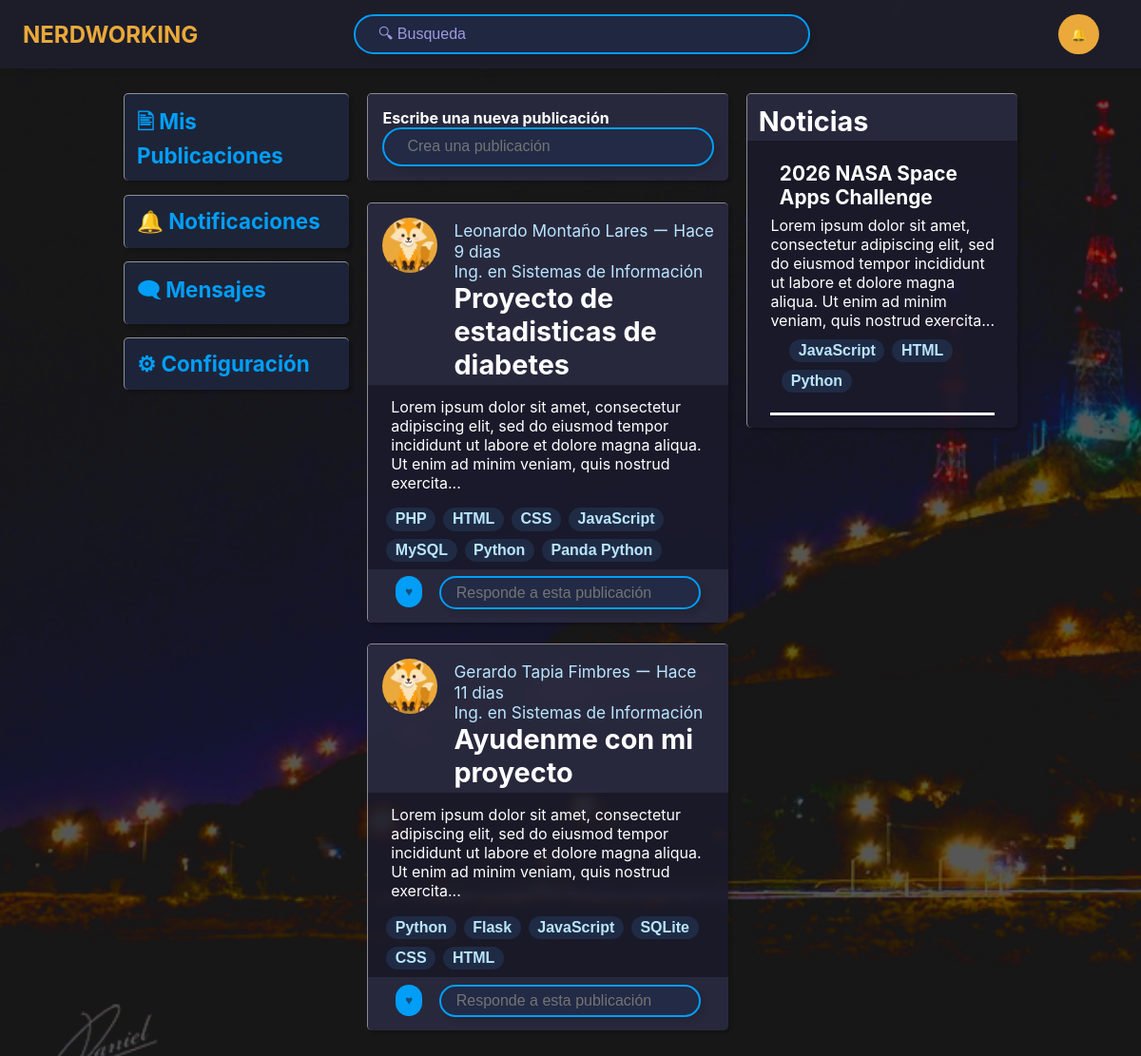
The page / on the database its author committed.
### tables this page shows
CREATE TABLE everyman(
    id INTEGER PRIMARY KEY,
    tipo TEXT CHECK(tipo IN ('Post', 'Anuncio', 'Perfil', 'Respuesta')) NOT NULL,
    titulo TEXT NOT NULL, 
    body TEXT NOT NULL,
    creator INTEGER DEFAULT NULL,
    imgfile TEXT DEFAULT NULL,
    edited INTEGER CHECK(edited IN (0, 1)) DEFAULT 0, 
    aceptable INTEGER CHECK(aceptable IN (0, 1)) DEFAULT 0,
    FOREIGN KEY (creator) REFERENCES usuario(matricula) ON DELETE CASCADE
);

CREATE TABLE usuario(
    matricula INTEGER UNIQUE NOT NULL,
    nombres TEXT NOT NULL, 
    apepaterno TEXT NOT NULL,
    apematerno TEXT DEFAULT '',
    semestre INTEGER DEFAULT 1,
    carrera TEXT NOT NULL CHECK(carrera IN ('Arquitectura', 'Ing. Agrónomo', 'Ing. Biomédica', 'Ing. Civil', 'Ing. en Ciencias Ambientales', 'Ing. en Energías Renovables', 'Ing. en Materiales', 'Ing. en Semiconductores', 'Ing. en Sistemas de Información', 'Ing. en Tecnología Electrónica', 'Ing. Industrial y de Sistemas', 'Ing. Mecatrónica', 'Ing. Metalúrgica', 'Ing. Minero', 'Ing. Químico', 'Lic. de Químico en Alimentos', 'Lic. en Administración', 'Lic. en Administración Pública', 'Lic. en Antropología', 'Lic. en Artes Escénicas', 'Lic. en Artes Plásticas', 'Lic. en Biología', 'Lic. en Ciencias de la Computación', 'Lic. en Ciencias de la Comunicación', 'Lic. en Ciencias Genómicas', 'Lic. en Ciencias Nutricionales', 'Lic. en Contaduría Pública', 'Lic. en Cultura Física y Deporte', 'Lic. en Derecho', 'Lic. en Diseño Gráfico', 'Lic. en Economía', 'Lic. en Educación', 'Lic. en Enfermería', 'Lic. en Enseñanza del Inglés', 'Lic. en Finanzas', 'Lic. en Física', 'Lic. en Física Médica', 'Lic. en Fisioterapia', 'Lic. en Geología', 'Lic. en Historia', 'Lic. en Lingüística', 'Lic. en Literaturas Hispánicas', 'Lic. en Logística', 'Lic. en Matemáticas', 'Lic. en Mercadotecnia', 'Lic. en Música', 'Lic. en Negocios y Comercio Internacionales', 'Lic. en Odontología', 'Lic. en Psicología', 'Lic. en Química', 'Lic. en Seguridad Pública', 'Lic. en Sociología', 'Lic. en Sustentabilidad', 'Lic. en Trabajo Social', 'Lic. en Turismo', 'Medicina', 'Médico Veterinario Zootecnista', 'Químico Biólogo Clínico')),
    correo TEXT AS (CONCAT('a', matricula, '@unison.mx')) STORED,
    psswrd TEXT NOT NULL,
    adminuser INTEGER CHECK(adminuser IN (0, 1)) DEFAULT 0
);

CREATE TABLE tags(
    id INTEGER PRIMARY KEY,
    term TEXT NOT NULL,
    tsuku INTEGER NOT NULL,
    FOREIGN KEY (tsuku) REFERENCES everyman(id) ON DELETE CASCADE
);

### app.py (the view)
@app.route("/")
def index():
    user, loggedin=get_user_login(session.get("matri", 0), session.get("password", ""))
    return render_template("index.html", title="NERDWORKING", user=user, loggedin=True, posts=get_posts(), news=get_noticias())

### dbconn.py (called while the page is built)
def get_db():
    conn = sqlite3.connect("nerdworking.db")
    conn.row_factory = sqlite3.Row
    return conn

def monthconversion(mes):
    m = ""
    match mes:
        case 1:
            m = "ene"
        case 2:
            m = "feb"
        case 3:
            m = "mar"
        case 4:
            m = "abr"
        case 5:
            m = "may"
        case 6:
            m = "jun"
        case 7:
            m = "jul"
        case 8:
            m = "ago"
        case 9:
            m = "sep"
        case 10:
            m = "oct"
        case 11:
            m = "nov"
        case 12:
            m = "dic"
        case _:
            m = "???"
    return m

def get_posts():
    return get_everyman("""
        SELECT p.id, p.titulo, p.body, p.creator, p.imgfile, CONCAT(u.nombres, ' ', u.apepaterno, ' ', u.apematerno), u.carrera, img.imgfile
        FROM everyman p
        LEFT JOIN usuario u ON u.matricula = p.creator
        JOIN tiempo t ON t.everyman = p.id
        JOIN everyman img ON img.creator = p.creator
        WHERE p.aceptable = 1 AND p.tipo = 'Post' AND img.tipo = 'Perfil'
        ORDER BY t.año DESC, t.mes DESC, t.dia DESC, t.hora DESC, t.min DESC, t.seg DESC;
    """, ["id", "titulo", "body", "creador", "imagen", "nombre", "carrera", "iconfile"], True, True, True)

def get_noticias():
    return get_everyman("""
        SELECT n.id, n.titulo, n.body, n.imgfile
        FROM everyman n
        JOIN tiempo t ON t.everyman = n.id
        WHERE n.tipo = 'Anuncio'
        ORDER BY t.año DESC, t.mes DESC, t.dia DESC, t.hora DESC, t.min DESC, t.seg DESC;
    """, ["id", "titulo", "body", "imagen"], True, True, True)

def get_user_login(matri, password):
    conn = get_db()
    cursor = conn.cursor()
    cursor.execute("SELECT * FROM usuario WHERE matricula = " + str(matri) + ";")
    usu = {"matricula":0, "nombres":"", "apepaterno":"", "apematerno":"", "carrera":"", "correo":"", "psswrd":""}
    if cursor.rowcount == 0:
        usu = cursor.fetchone()
    return usu, usu.get("psswrd", "") == password

### templates/index.html
{% extends "newsonright.html" %}
{% block middle %}
    {% if loggedin %}
    <div class="card">
        <div class="title newtext">Escribe una nueva publicación<br>
        <input id="newtext" class="writer" type="text" placeholder="Crea una publicación" aria-label="Search" onclick="openpostmaker()">
    </div></div>
    {% endif %}
    {% for p in posts %}
        <div class="card post" onclick="window.location.href = '/post/' + {{p.id}};">
            <div class="title"><div class="twoinone">
                <a onclick="event.stopPropagation();" href="{{url_for('userpage', id=p.creador)}}"><div {% if (p.iconfile == None) %}style="background-image: url({{url_for('static', filename='img/icon.png')}});"{% else %} style="background-image: url({{url_for('static', filename='img/p.iconfile')}});" {% endif %} class="usericon" onclick="event.stopPropagation();"></div></a>
                <div><a onclick="event.stopPropagation();" href="{{url_for('userpage', id=p.creador)}}"><div class="weaktext superweaktext">{{p.nombre}} ー {{p.tiempo}}<br>{{p.carrera}}</div></a>{{p.titulo}}</div>
            </div></div>
            <div class="bodytext">{{p.body}}</div>
            <div onclick="event.stopPropagation();"><div class="tags">
                {% for t in p.tags %}
                    <a href="{{url_for('search_tags', search=t)}}"><button>{{ t }}</button></a>
                {% endfor %}
            </div>
            {% if loggedin %}
                <div class="answer">
                    <button class="like" onclick="clicklike(this, {{user.matricula}}, {{p.id}})">♥ <div class="meinteresa">Me interesa!</div></button>
                    <input id="answer" class="writer answerwrite" onclick="openresponsemaker('{{ p.user }}')" type="text" placeholder="Responde a esta publicación" aria-label="Search">
                </div>
            {% endif %}
        </div></div>
    {% else %}
        <div class="nobodycare">Parece que no hay publicaciones...</div>
    {% endfor %}
{% endblock %}

### templates/newsonright.html
{% extends "header.html" %}
{% block posts %}
    {% block middle %}{% endblock %}
{% endblock %}
{% block news %}
    <div class="title">Noticias</div>
    {% for n in news %}
        <a href="{{url_for('noticia', id=n.id)}}"><div class="bodytext anuncio">
            <div class="title">{{ n.titulo }}</div>
            {{ n.body }}
            <div onclick="event.stopPropagation();"><div class="tags">
                {% for t in n.tags %}
                    <a href="{{url_for('search_tags', search=t)}}"><button>{{ t }}</button></a>
                {% endfor %}
            </div>
            <div class="bar"></div></div>
        </div></a>
    {% else %}
        <div class="nobodycare">Parece que no hay noticias...</div><br>
    {% endfor %}
{% endblock %}

### templates/header.html (shortened to what this page needs)
<!DOCTYPE html>
<html lang="en">
<head>
    <link rel="stylesheet" href="{{url_for('static', filename='styles.css')}}">
</head>
<body style="background-image: url({{url_for('static', filename='img/campana.png')}});">
    <header>
        <a href="{{url_for('index')}}"><div class="logo" style="justify-self: start;">NERDWORKING</div></a>
        <input id="search" class="writer" type="text" placeholder="🔍︎ Busqueda" aria-label="Search">
        <div class="buttons" id="headerbuttons">{% if loggedin %}<button id="notif">🔔︎</button>{% else %}<button id="signup">Registrate</button><button id="signin">Inicia Session</button>{% endif %}</div>
    </header>
    <div class="notheader" id="notheader">
        <div id="other" class="maincolumn other">{% if loggedin %}
                <a href="{{url_for('userpage', id=user.matricula)}}"><div class="card others"><div class="usersets">🖹 Mis Publicaciones</div></div></a>
                <div class="card others"><div class="usersets">🔔︎ Notificaciones</div></div>
                <div class="card others"><div class="usersets">🗨︎ Mensajes</div></div>
                <div class="card others"><div class="usersets">⚙︎ Configuración</div></div>
                {% endif %}
        </div>
        <div id="posts" class="maincolumn posts">
            {% block posts %}{% endblock %}
        </div>
        <div class="maincolumn anun"><div id="news" class="card">
            {% block news %}{% endblock %}
        </div></div>
    </div>
</body>
</html>

### static/styles.css (style rules this page uses)
body { margin: 0%; background-color: rgba(21, 21, 33, 1); background-size: cover; background-attachment: fixed; box-sizing: border-box; font-family: Inter, Helvetica, "sans-serif"; }
header { background-color: rgba(30, 30, 45, 0.9); padding: 1%; display: grid; grid-template-columns: 1fr 2fr 1fr; align-items: center; gap: 10%; color: rgb(192, 223, 223); position: fixed; height: 3rem; font-size: 100%; width: 100%; top: 0; backdrop-filter: blur(4px); box-shadow: 5px 5px 5px rgba(23, 23, 23, 0.2); z-index: 2; align-items: center; }
a { text-decoration: none; color: inherit; }
a * { color: inherit; text-decoration: none; }
.logo { justify-self: start; color: rgb(234, 169, 58); margin-left: 5%; font-size: 150%; font-weight: bold; }
.writer { background-color: rgba(33, 43, 72, 0.8); border-color: rgb(0, 158, 247); backdrop-filter: blur(4px); box-shadow: 5px 5px 5px rgba(23, 23, 23, 0.2); border-radius: 150px; width: 100%; font-size: 100%; padding: 0.6em; padding-left: 1.5em; padding-right: 1.5em; border-style: solid; justify-self: center; color: rgb(205, 224, 245); box-sizing: border-box; }
#search::placeholder { color: rgb(159, 154, 225); }
.buttons { justify-self: end; display: flex; flex-wrap: nowrap; gap: 10px; margin-right: 3.5em; }
.buttons button, .answer.buttons input::file-selector-button { min-width: 0; white-space: nowrap; overflow: hidden; text-overflow: ellipsis; border-style: none; border-radius: 200px; padding: 1em; color: rgb(205, 219, 219); position:sticky; }
#notif { background-color: rgb(234, 169, 58); }
.notheader { margin-top: 5.5rem; margin-bottom: 6%; margin-left: 10%; margin-right: 10%; display: flex; justify-content: center; }
.maincolumn { margin: 1%; }
.other { width: 25%; }
.posts { width: 40%; }
.anun { width: 30%; }
.card { background-color: rgba(27, 27, 45, 0.8); backdrop-filter: blur(4px); border-radius: 5px; border-top: 1px solid rgba(255,255,255,0.5); border-left: 1px solid rgba(255,255,255,0.5); box-shadow: 3px 3px 3px rgba(0,0,0,0.2); color: #fff; margin-bottom: 6%; overflow-y: hidden; box-sizing: border-box; }
.card .title { background-color: rgba(43, 43, 64, 0.9); width: 100%; margin: 0; font-weight: bold; font-size: 180%; padding: 4%; padding-bottom: 1%; box-sizing: border-box; }
.card .bodytext { padding: 1.5em; padding-top: 0.8em; padding-bottom: 0.8em; }
.card .usersets { font-size: 140%; padding: 0.6em; }
.card.others { font-weight: bold; background-color: rgba(33, 43, 72, 0.7); color: rgb(0, 158, 247); }
.title.newtext { padding: 4%; font-size: 100%; }
.tags { padding: 5%; padding-top: 1%; padding-bottom: 2%; list-style: none; display: flex; flex-wrap: wrap; gap: 0.5rem; }
.tags button { font-size: 100%; padding: 0.2rem 0.6rem; background: rgba(33, 46, 72, 0.9); border-radius: 150px; font-weight: bold; border-style: none; color: rgb(185, 229, 255); }
.card .answer { background-color: rgba(43, 43, 64, 0.9); width: 100%; height: 3.5em; margin: 0; padding: 2%; padding-left: 4%; padding-right: 4%; box-sizing: border-box; text-align: center; }
.answerwrite { float: right; width: calc(79%);; padding: 0.4em; padding-left: 1em; padding-right: 1em; margin-right: 4%; }
.like { background-color: rgb(0, 158, 247); color: rgba(33, 43, 72, 0.7); white-space: nowrap; overflow: hidden; border-style: none; border-radius: 200px; padding: 2%; height: 2.5em; min-width: 8%; width: 8%; margin-left: 4%; float: left; font-weight: bold; }
.anuncio .tags { margin-top: 3%; }
.anuncio .title { font-size: 130%; background-color: transparent; margin-bottom: 2%; }
.bodytext.anuncio { margin-top: 0; }
.bar { height: 0.2em; width: 100%; margin-top: 1em; background-color: #fff; }
.twoinone { display: grid; grid-template-columns: 1fr 3fr; gap: 5%; }
.post .twoinone, .iteminblockage, .twoinone { grid-template-columns: 1fr 8fr; }
.usericon { width: 4em; height: 4em; border-radius: 100%; background-color: rgb(234, 169, 58); background-size: cover; }
.post .usericon, .iteminblockage .usericon { width: 2em; height: 2em; }
.weaktext { font-size: 60%; font-weight: lighter; }
.superweaktext { color: rgb(185, 229, 255); }

### rows shown on the page
everyman: nombre "Leonardo Montaño Lares", tiempo "Hace 9 dias", carrera "Ing. en Sistemas de Información", titulo "Proyecto de estadisticas de diabetes", body "Lorem ipsum dolor sit amet, consectetur adipiscing elit, sed do eiusmod tempor incididunt ut labore et dolore magna aliqua. Ut enim ad minim veniam, quis nostrud exercita..."
tags: term "PHP"
tags: term "HTML"
tags: term "CSS"
tags: term "JavaScript"
tags: term "MySQL"
tags: term "Python"
tags: term "Panda Python"
everyman: nombre "Gerardo Tapia Fimbres", tiempo "Hace 11 dias", carrera "Ing. en Sistemas de Información", titulo "Ayudenme con mi proyecto", body "Lorem ipsum dolor sit amet, consectetur adipiscing elit, sed do eiusmod tempor incididunt ut labore et dolore magna aliqua. Ut enim ad minim veniam, quis nostrud exercita..."
tags: term "Python"
tags: term "Flask"
tags: term "JavaScript"
tags: term "SQLite"
tags: term "CSS"
tags: term "HTML"
everyman: titulo "2026 NASA Space Apps Challenge", body "Lorem ipsum dolor sit amet, consectetur adipiscing elit, sed do eiusmod tempor incididunt ut labore et dolore magna aliqua. Ut enim ad minim veniam, quis nostrud exercita..."
tags: term "JavaScript"
tags: term "HTML"
tags: term "Python"
